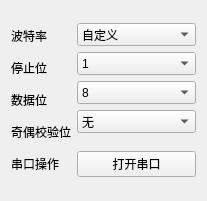
  <widget class="QWidget" name="layoutWidget_4">
   <property name="geometry">
    <rect>
     <x>671</x>
     <y>71</y>
     <width>191</width>
     <height>201</height>
    </rect>
   </property>
   <layout class="QGridLayout" name="gridLayout_6">
    <item row="0" column="0" rowspan="2">
     <layout class="QVBoxLayout" name="verticalLayout_9">
      <item>
       <widget class="QLabel" name="label_14">
        <property name="text">
         <string>波特率</string>
        </property>
       </widget>
      </item>
      <item>
       <widget class="QLabel" name="label_15">
        <property name="text">
         <string>停止位</string>
        </property>
       </widget>
      </item>
      <item>
       <widget class="QLabel" name="label_16">
        <property name="text">
         <string>数据位</string>
        </property>
       </widget>
      </item>
      <item>
       <widget class="QLabel" name="label_17">
        <property name="text">
         <string>奇偶校验位</string>
        </property>
       </widget>
      </item>
      <item>
       <widget class="QLabel" name="label_18">
        <property name="text">
         <string>串口操作</string>
        </property>
       </widget>
      </item>
     </layout>
    </item>
    <item row="0" column="1">
     <layout class="QVBoxLayout" name="verticalLayout_10">
      <item>
       <widget class="QComboBox" name="comboBox_7">
        <property name="minimumSize">
         <size>
          <width>119</width>
          <height>23</height>
         </size>
        </property>
        <property name="maximumSize">
         <size>
          <width>119</width>
          <height>23</height>
         </size>
        </property>
        <item>
         <property name="text">
          <string>自定义</string>
         </property>
        </item>
        <item>
         <property name="text">
          <string>1382400</string>
         </property>
        </item>
        <item>
         <property name="text">
          <string>921600</string>
         </property>
        </item>
        <item>
         <property name="text">
          <string>460800</string>
         </property>
        </item>
        <item>
         <property name="text">
          <string>256000</string>
         </property>
        </item>
        <item>
         <property name="text">
          <string>230400</string>
         </property>
        </item>
        <item>
         <property name="text">
          <string>128000</string>
         </property>
        </item>
        <item>
         <property name="text">
          <string>115200</string>
         </property>
        </item>
        <item>
         <property name="text">
          <string>76800</string>
         </property>
        </item>
        <item>
         <property name="text">
          <string>57600</string>
         </property>
        </item>
        <item>
         <property name="text">
          <string>43000</string>
         </property>
        </item>
        <item>
         <property name="text">
          <string>38400</string>
         </property>
        </item>
        <item>
         <property name="text">
          <string>19200</string>
         </property>
        </item>
        <item>
         <property name="text">
          <string>14400</string>
         </property>
        </item>
        <item>
         <property name="text">
          <string>9600</string>
         </property>
        </item>
        <item>
         <property name="text">
          <string>4800</string>
         </property>
        </item>
        <item>
         <property name="text">
          <string>2400</string>
         </property>
        </item>
        <item>
         <property name="text">
          <string>1200</string>
         </property>
        </item>
       </widget>
      </item>
      <item>
       <widget class="QComboBox" name="comboBox_8">
        <property name="minimumSize">
         <size>
          <width>119</width>
          <height>23</height>
         </size>
        </property>
        <property name="maximumSize">
         <size>
          <width>119</width>
          <height>23</height>
         </size>
        </property>
        <item>
         <property name="text">
          <string>1</string>
         </property>
        </item>
        <item>
         <property name="text">
          <string>1.5</string>
         </property>
        </item>
        <item>
         <property name="text">
          <string>2</string>
         </property>
        </item>
       </widget>
      </item>
      <item>
       <widget class="QComboBox" name="comboBox_9">
        <property name="minimumSize">
         <size>
          <width>119</width>
          <height>23</height>
         </size>
        </property>
        <property name="maximumSize">
         <size>
          <width>119</width>
          <height>23</height>
         </size>
        </property>
        <item>
         <property name="text">
          <string>8</string>
         </property>
        </item>
        <item>
         <property name="text">
          <string>7</string>
         </property>
        </item>
        <item>
         <property name="text">
          <string>6</string>
         </property>
        </item>
        <item>
         <property name="text">
          <string>5</string>
         </property>
        </item>
       </widget>
      </item>
      <item>
       <widget class="QComboBox" name="comboBox_10">
        <property name="minimumSize">
         <size>
          <width>119</width>
          <height>23</height>
         </size>
        </property>
        <property name="maximumSize">
         <size>
          <width>119</width>
          <height>23</height>
         </size>
        </property>
        <item>
         <property name="text">
          <string>无</string>
         </property>
        </item>
        <item>
         <property name="text">
          <string>奇校验</string>
         </property>
        </item>
        <item>
         <property name="text">
          <string>偶校验</string>
         </property>
        </item>
       </widget>
      </item>
     </layout>
    </item>
    <item row="1" column="1">
     <widget class="QPushButton" name="pushButton_51">
      <property name="text">
       <string>打开串口</string>
      </property>
      <property name="icon">
       <iconset>
        <normaloff>../QTtest/图片/微信图片_20191110172409.jpg</normaloff>../QTtest/图片/微信图片_20191110172409.jpg</iconset>
      </property>
      <property name="iconSize">
       <size>
        <width>30</width>
        <height>30</height>
       </size>
      </property>
     </widget>
    </item>
   </layout>
  </widget>
